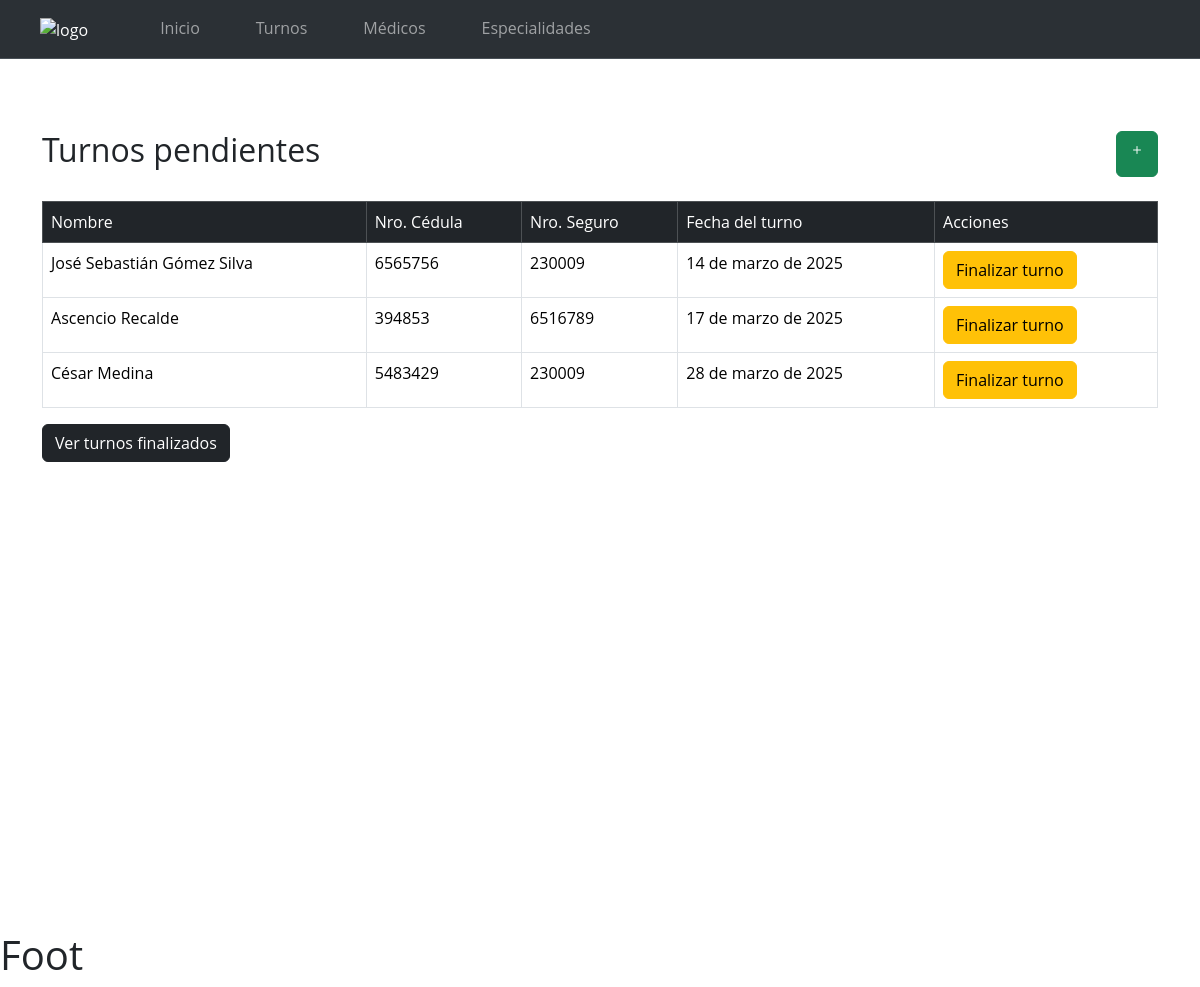
Page /turnos/turnos/ on the earlier database version.
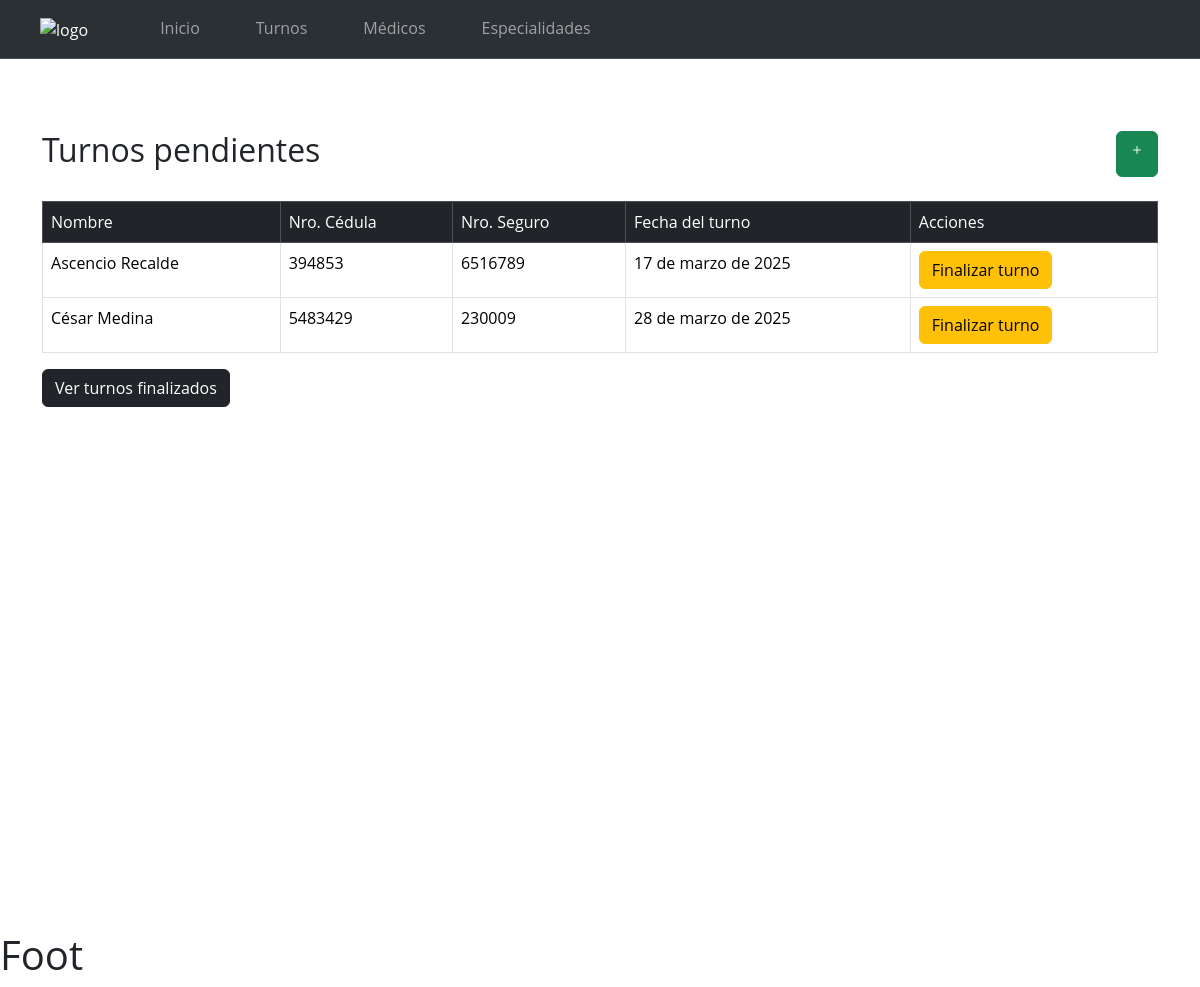
Same page on the later database version.
### turnosApp/models.py (models this page shows, shortened)
class Turno(models.Model):
    nombre = models.CharField(max_length=100, null=False)
    ci = models.CharField(max_length=20, null=False)
    sexo = models.ForeignKey(Sexo, on_delete=models.CASCADE)
    nro_seguro = models.CharField(max_length=20, null=False)
    nro_telefono = models.CharField(max_length=20, null=True)
    ciudad = models.CharField(max_length=50, null=True)
    fecha_registro = models.DateTimeField(default=now, null=False)
    fecha_turno = models.DateField( null=False)
    status = models.IntegerField(null=False, default=0)
    medico = models.ForeignKey(Medico, on_delete=models.CASCADE)

### turnosApp/views.py (the view)
# urls.py: path('turnos/', views.turnosPendientesView, name='turnosList'),
def turnosPendientesView(request):
    turnosList = Turno.objects.all().filter(status=0).order_by('fecha_turno')
    return render(request, 'turnosPendientes.html', {'turnos': turnosList})

### templates/turnosPendientes.html (shortened to what this page needs)
{% extends 'base.html' %}
{% block Body %}
    <div class="container mt-5" id="container-list">
        <div class="d-flex justify-content-between">
            <h2>Turnos pendientes</h2>
            <a class="btn btn-success" href="{% url 'nuevoTurno' %}">
                <i class="bi bi-plus"></i>
            </a>
        </div>
        <br>
        <table class="table table-bordered" >
            <thead class="table-dark">
                <tr>
                    <td>Nombre</td>
                    <td>Nro. Cédula</td>
                    <td>Nro. Seguro</td>
                    <td>Fecha del turno</td>
                    <td>Acciones</td>
                </tr>
            </thead>
            <tbody>
                {% for turno in turnos %}
                    <tr>
                        <td>{{ turno.nombre }}</td>
                        <td>{{ turno.ci }}</td>
                        <td>{{ turno.nro_seguro }}</td>
                        <td>{{ turno.fecha_turno }}</td>
                        <td>
                            <a class="btn btn-warning"
                               href="{% url 'finalizarTurno' turno.id %}"
                               onclick=" return confirm('¿Estás seguro de que quieres finalizar este turno?');"
                            >
                                Finalizar turno
                            </a>
                        </td>
                    </tr>
                {% endfor %}
            </tbody>
        </table>
        <a class="btn btn-dark" href="{% url 'turnosFinalizados' %}">Ver turnos finalizados</a>
    </div>
{% endblock %}

Differences in the rows shown:
no longer on this page (row edited): Turno: nombre "José Sebastián Gómez Silva", ci "6565756", nro_seguro "230009", fecha_turno "14 de marzo de 2025"
